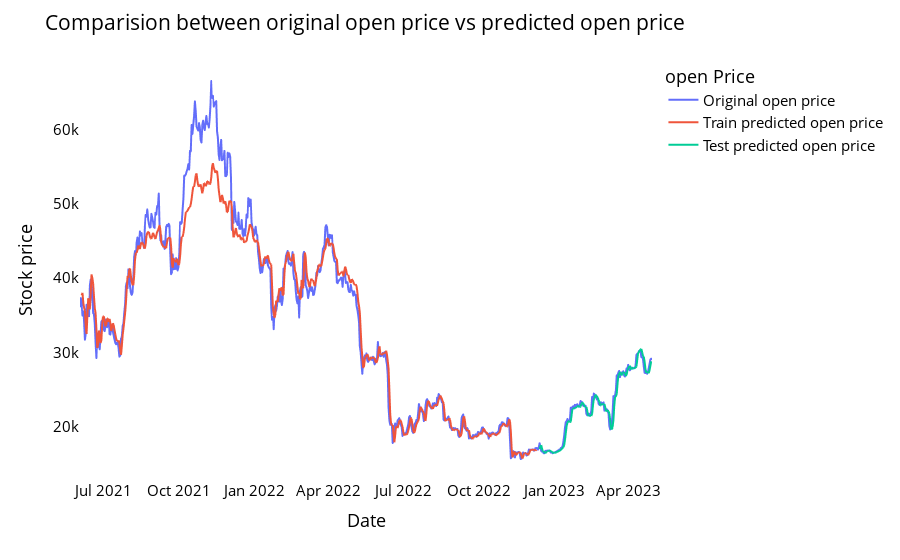

Notebook cell for this chart:
### Code cell
# shift train predictions for plotting

look_back=time_step
trainPredictPlot = np.empty_like(open_df)
trainPredictPlot[:, :] = np.nan
trainPredictPlot[look_back:len(train_predict)+look_back, :] = train_predict
print("Train predicted data: ", trainPredictPlot.shape)

# shift test predictions for plotting
testPredictPlot = np.empty_like(open_df)
testPredictPlot[:, :] = np.nan
testPredictPlot[len(train_predict)+(look_back*2)+1:len(open_df)-1, :] = test_predict
print("Test predicted data: ", testPredictPlot.shape)


names = cycle(['Original open price','Train predicted open price','Test predicted open price'])


plotdf = pd.DataFrame({'date': open_stock['datetime'],
                       'original_open': open_stock['open'],
                      'train_predicted_open': trainPredictPlot.reshape(1,-1)[0].tolist(),
                      'test_predicted_open': testPredictPlot.reshape(1,-1)[0].tolist()})

fig = px.line(plotdf,x=plotdf['date'], y=[plotdf['original_open'],plotdf['train_predicted_open'],
                                          plotdf['test_predicted_open']],
              labels={'value':'Stock price','date': 'Date'})
fig.update_layout(title_text='Comparision between original open price vs predicted open price',
                  plot_bgcolor='white', font_size=15, font_color='black', legend_title_text='open Price')
fig.for_each_trace(lambda t:  t.update(name = next(names)))

fig.update_xaxes(showgrid=False)
fig.update_yaxes(showgrid=False)
fig.show()

### Figure 1 — Plotly figure (JSON) as saved in the notebook; plotly's stock layout.template omitted (floating-point values rounded to 4 significant figures; data arrays with more than 128 entries replaced by an {"elided": "..."} marker saying what was removed)
{"data": [{"hovertemplate": "variable=original_open<br>Date=%{x}<br>Stock price=%{y}<extra></extra>", "legendgroup": "original_open", "line": {"color": "#636efa", "dash": "solid"}, "marker": {"symbol": "circle"}, "mode": "lines", "name": "Original open price", "showlegend": true, "type": "scattergl", "x": {"elided": "698 str values"}, "xaxis": "x", "y": {"elided": "698 float values"}, "yaxis": "y"}, {"hovertemplate": "variable=train_predicted_open<br>Date=%{x}<br>Stock price=%{y}<extra></extra>", "legendgroup": "train_predicted_open", "line": {"color": "#EF553B", "dash": "solid"}, "marker": {"symbol": "circle"}, "mode": "lines", "name": "Train predicted open price", "showlegend": true, "type": "scattergl", "x": {"elided": "698 str values"}, "xaxis": "x", "y": {"elided": "698 float values"}, "yaxis": "y"}, {"hovertemplate": "variable=test_predicted_open<br>Date=%{x}<br>Stock price=%{y}<extra></extra>", "legendgroup": "test_predicted_open", "line": {"color": "#00cc96", "dash": "solid"}, "marker": {"symbol": "circle"}, "mode": "lines", "name": "Test predicted open price", "showlegend": true, "type": "scattergl", "x": {"elided": "698 str values"}, "xaxis": "x", "y": {"elided": "698 float values"}, "yaxis": "y"}], "layout": {"autosize": true, "font": {"color": "black", "size": 15}, "legend": {"title": {"text": "open Price"}, "tracegroupgap": 0}, "margin": {"t": 60}, "plot_bgcolor": "white", "title": {"text": "Comparision between original open price vs predicted open price"}, "xaxis": {"anchor": "y", "autorange": true, "domain": [0, 1], "range": ["2021-06-02", "2023-04-30"], "showgrid": false, "title": {"text": "Date"}, "type": "date"}, "yaxis": {"anchor": "x", "autorange": true, "domain": [0, 1], "range": [12820.0, 69350.0], "showgrid": false, "title": {"text": "Stock price"}, "type": "linear"}}}
